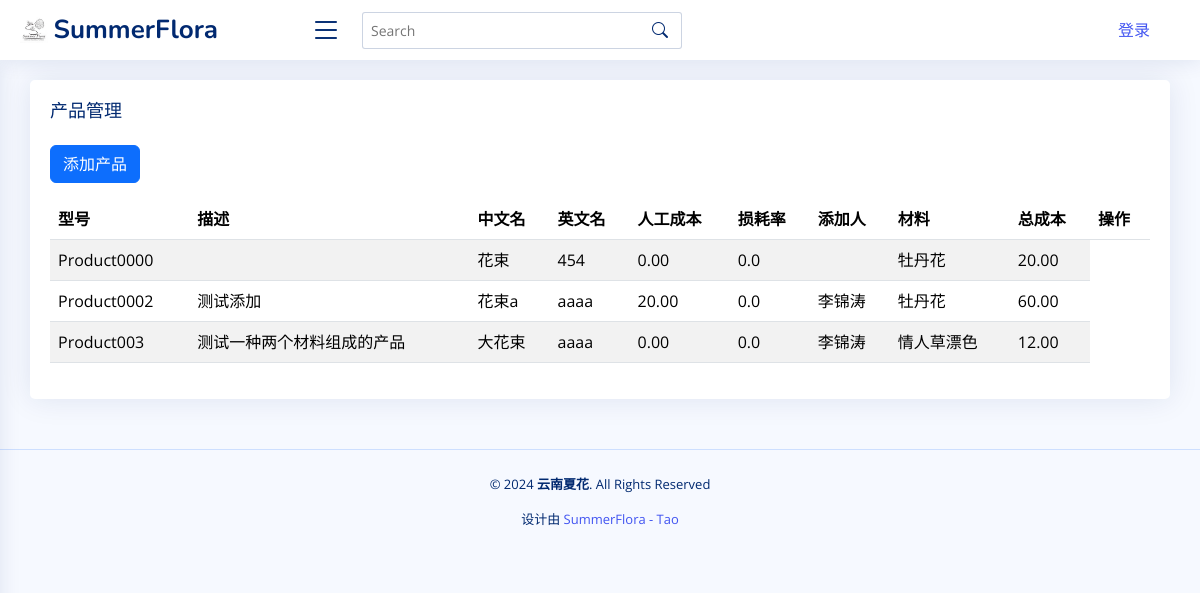
/product_list/, run on an earlier commit of the app's database.
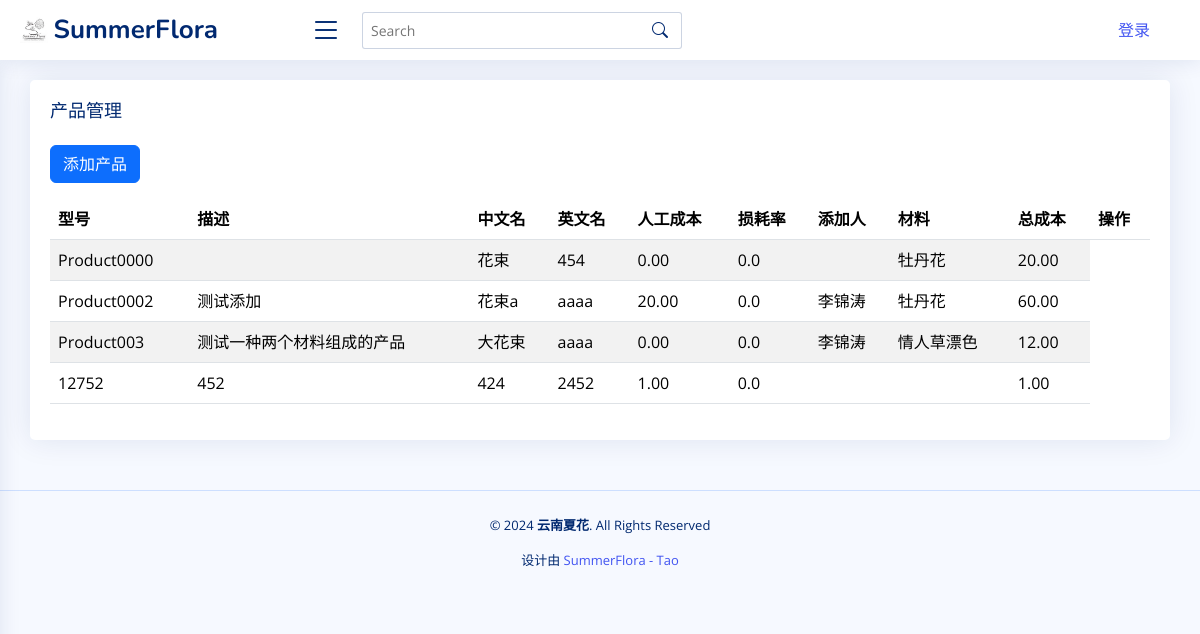
And on a later commit of the database.
### app01/models.py (models this page shows, shortened)
class Product(models.Model):
    model = models.CharField(
        max_length=100, blank=False, default="Product0000", primary_key=True
    )
    description = models.TextField(null=True, blank=True)
    chinese_name = models.CharField(max_length=200)
    english_name = models.CharField(max_length=200)
    materials = models.ManyToManyField(FlowerMaterial, through="ProductMaterial")
    labor_cost = models.DecimalField(max_digits=10, decimal_places=2, default=0.0)
    loss_rate = models.FloatField(default=0.0)
    created_by = models.ForeignKey(
        CreatedBy, on_delete=models.SET_NULL, null=True, blank=True, default=None
    )
    @property
    def cost(self):
        total_cost = Decimal(0)
        for material in self.productmaterial_set.all():
            if material.price_type == "price_one":
                material_cost = (
                    material.flower_material.price_one
                    * Decimal(material.quantity)
                    * Decimal(material.ratio)
                )
            else:
                material_cost = (
                    material.flower_material.price_two
                    * Decimal(material.quantity)
                    * Decimal(material.ratio)
                )
            total_cost += material_cost
        total_cost += self.labor_cost
        total_cost *= Decimal(1 + self.loss_rate)
        return total_cost

class FlowerMaterial(models.Model):
    model = models.CharField(
        max_length=100, blank=False, default="Material0000", primary_key=True
    )
    category = models.ForeignKey(
        Category, on_delete=models.SET_NULL, null=True, default="默认类型"
    )
    image = models.ImageField(upload_to="images/", null=True, blank=True, default=None)
    chinese_name = models.CharField(max_length=200, null=True, blank=True, default="")
    english_name = models.CharField(max_length=200, null=True, blank=True, default="")
    scientific_name = models.CharField(
        max_length=200, null=True, blank=True, default=""
    )
    color = models.CharField(max_length=200, null=True, blank=True, default="")
    chineses_specifications = models.CharField(
        max_length=200, null=True, blank=True, default="无中文规格"
    )
    size = models.CharField(
        max_length=200, help_text="单位：cm", blank=True, default=""
    )
    weight = models.CharField(
        max_length=200, help_text="单位：g", blank=True, default=""
    )
    sale_spec_quantity = models.CharField(
        max_length=200, help_text="销售规格的数字", blank=True, default=""
    )
    sale_spec_unit = models.CharField(
        max_length=10,
        help_text="销售规格的单位",
        choices=[("pcs", "pcs"), ("g", "g"), ("box", "box"), ("kg", "kg")],
        blank=True,
        null=True,
        default="pcs",
    )
    process = models.ForeignKey(
        Process, on_delete=models.SET_NULL, null=True, blank=True, default=None
    )
    outer_box_length = models.FloatField(
        help_text="长度，单位：cm", null=True, blank=True, default=0.0
    )
    outer_box_width = models.FloatField(
        help_text="宽度，单位：cm", null=True, blank=True, default=0.0
    )
    outer_box_height = models.FloatField(
        help_text="高度，单位：cm", null=True, blank=True, default=0.0
    )
    packing_quantity = models.IntegerField(
        help_text="单位：qty", null=True, blank=True, default=0
    )
    grade = models.ForeignKey(
        Grade, on_delete=models.SET_NULL, null=True, blank=True, default=None
    )
    supplier = models.ForeignKey(
        Supplier, on_delete=models.SET_NULL, null=True, blank=True, default=None
    )
    price_one = models.DecimalField(
        max_digits=10, decimal_places=2, null=True, blank=True, default=0.0
    )
    price_two = models.DecimalField(
        max_digits=10, decimal_places=2, null=True, blank=True, default=0.0
    )
    created_by = models.ForeignKey(
        CreatedBy, on_delete=models.SET_NULL, null=True, blank=True, default=None
    )

class ProductMaterial(models.Model):
    PRICE_TYPE_CHOICES = [
        ("price_one", "Price One"),
        ("price_two", "Price Two"),
    ]
    product = models.ForeignKey(Product, on_delete=models.CASCADE)
    flower_material = models.ForeignKey(FlowerMaterial, on_delete=models.CASCADE)
    quantity = models.FloatField(default=1.0)  # 使用几个该原材料
    ratio = models.FloatField(default=1.0)  # 使用百分比，默认为 1
    price_type = models.CharField(
        max_length=10, choices=PRICE_TYPE_CHOICES, default="price_one"
    )

class CreatedBy(models.Model):
    name = models.CharField(max_length=100)
    id = models.AutoField(primary_key=True)

### app01/views.py (the view)
# urls.py: path("product_list/", products_list, name="product_list"),
def products_list(request):
    products = Product.objects.all()
    return render(
        request,
        "product_list.html",
        {"products": products, "current_user": request.user},
    )

### app01/templates/product_list.html (shortened to what this page needs)
{% extends 'base.html' %}
{% block content %}
<section class="section">
  <div class="row">
    <div class="col-lg-12">
      <div class="card custom-width">
        <div class="card-body">
          <h5 class="card-title">产品管理</h5>
          <a href="{% url 'add_product' %}" class="btn btn-primary mb-3">添加产品</a>
          <div class="table-responsive">
            <table class="table table-striped table-fixed" id="products-table">
              <thead>
                <tr>
                  <th>型号</th>
                  <th>描述</th>
                  <th>中文名</th>
                  <th>英文名</th>
                  <th>人工成本</th>
                  <th>损耗率</th>
                  <th>添加人</th>
                  <th>材料</th>
                  <th>总成本</th>
                  <th>操作</th>
                </tr>
              </thead>
              <tbody>
                {% for product in products %}
                <tr>
                  <td>{{ product.model }}</td>
                  <td>{{ product.description }}</td>
                  <td>{{ product.chinese_name }}</td>
                  <td>{{ product.english_name }}</td>
                  <td>{{ product.labor_cost }}</td>
                  <td>{{ product.loss_rate }}</td>
                  <td>{{ product.created_by.name }}</td>
                  <td>
                    {% for material in product.materials.all %}
                    <span>{{ material.chinese_name }}</span><br>
                    {% endfor %}
                  </td>
                  <td>{{ product.cost }}</td>
                </tr>
                {% endfor %}
              </tbody>
            </table>
          </div>
        </div>
      </div>
    </div>
  </div>
</section>
{% endblock %}

What changed in the data, as far as the page shows it:
added Product: model "12752", description "452", chinese_name "424", english_name "2452", labor_cost "1.00", loss_rate "0.0", cost "1.00"
